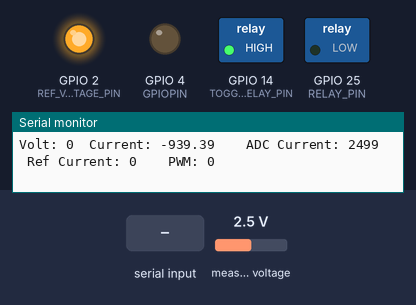
Simulated run of this sketch. Board: ESP32. Shown: switched loads named in the sketch (green lamp = pin HIGH), output pins drawn as LEDs (lit = HIGH), the last lines printed to the serial monitor. Dashed ring = blinking. The inputs (shaded band) are chosen by the test bench; at power-on: measured voltage 2.5 V.

Above: at 0.1 s.
At 1.2 s:
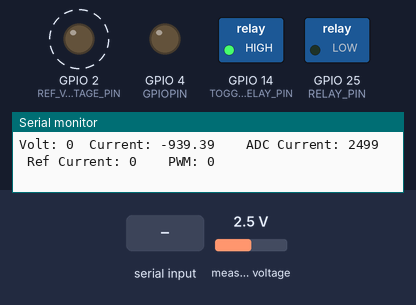
1.3 s: measured voltage set to 0.1 V
4.3 s: "90,45\n" received over Serial
7.3 s: "5\n" received over Serial
10.3 s: measured voltage set to 1.2 V
13.3 s: "30,150\n" received over Serial
Timing chart, 0 to 17.3 s (numbered marks = the images above; inputs shaded):
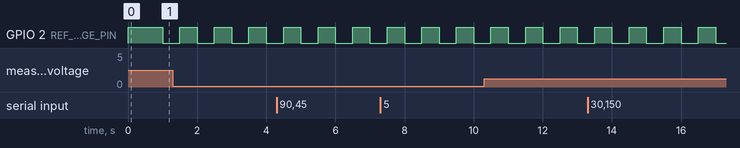

The sketch:

testbench_closedloop_v2.ino
```cpp
#include <Adafruit_ADS1X15.h>

#define CLOSED_LOOP
//#define OPEN_LOOP

Adafruit_ADS1015 ads1015;

int PWM_FREQUENCY = 23000;
int PWM_CHANNEL = 0;
int PWM_RESOUTION = 12;
int GPIOPIN = 4;
int NPNPIN = 17;
int REF_VOLTAGE_PIN = 2;
int RELAY_PIN = 25;
int TOGGLE_RELAY_PIN = 14;

int peweem = 0;
int limitPwm = 1800;
int isRedFlag = 0;

const byte numChars = 32;
char receivedChars[numChars];
boolean newData = false;
volatile byte state = LOW;

/* create a hardware timer */
hw_timer_t *timer = NULL;

/*Interrupt routine for Timer overflow event*/
void IRAM_ATTR onTimer()
{
    state = !state;
    digitalWrite(LED_BUILTIN, state);
}

void setup()
{
    Serial.begin(9600);

    ledcSetup(PWM_CHANNEL, PWM_FREQUENCY, PWM_RESOUTION);
    ledcAttachPin(GPIOPIN, PWM_CHANNEL);
    pinMode(REF_VOLTAGE_PIN, OUTPUT);
    pinMode(LED_BUILTIN, OUTPUT);
    pinMode(RELAY_PIN, OUTPUT);
    pinMode(TOGGLE_RELAY_PIN, OUTPUT);

    digitalWrite(TOGGLE_RELAY_PIN, HIGH);

    digitalWrite(REF_VOLTAGE_PIN, HIGH);

    // timer
    /* Use 1st timer of 4 */
    /* 1 tick take 1/(80MHZ/80) = 1us so we set divider 80 and count up */
    timer = timerBegin(0, 80, true);

    /* Attach onTimer function to our timer */
    timerAttachInterrupt(timer, &onTimer, true);

    /* Set alarm to call onTimer function every second 1 tick is 1us
    => 1 second is 1000000us */
    /* Repeat the alarm (third parameter) */
    timerAlarmWrite(timer, 500000, true);

    /* Start an alarm */
    timerAlarmEnable(timer);
    Serial.println("start timer");

    /* ads init */
    ads1015.begin(0x48);
}

int current;
int temp;
int refCurrent = 0;

int target_current = 600; // mA
int vcc = 5121;           // mV
int qov = vcc / 2;        // mV
int max_current = 20000;  // mA
int readAdc;
int driftVoltage = -1;
float sensitivity = 0.066;
long lastPrint;

void loop()
{
    delay(10);
    /* relay enable */
    int relayPinStatus = digitalRead(TOGGLE_RELAY_PIN);
    if (relayPinStatus == LOW){
        digitalWrite(RELAY_PIN, HIGH);
    }
    else{
        digitalWrite(RELAY_PIN, LOW);
    }

    /* sensing task */
    int readAdcCurrent = ads1015.readADC_SingleEnded(0);
//    int readAdcVoltage = ads1015.readADC_SingleEnded(1);
//    int readAdcTemp = ads1015.readADC_SingleEnded(2);

//    int readAdcCurrent = 0;
    int readAdcVoltage = 0;
    int readAdcTemp = 0;

    int voltage = readAdcVoltage * 3;
    float current = ((float((readAdcCurrent * 3 + driftVoltage)) - qov)) / sensitivity;
    float temperature = ((float((readAdcTemp * 3))) / 10);

    /* read serial */
    static byte ndx = 0;
    char endMarker = '\n';
    char rc;

    while (Serial.available() > 0 && newData == false)
    {
        rc = Serial.read();

        if (rc != endMarker)
        {
            receivedChars[ndx] = rc;
            ndx++;
            if (ndx >= numChars)
            {
                ndx = numChars - 1;
            }
        }
        else
        {
            receivedChars[ndx] = '\0'; // terminate the string
            ndx = 0;
            newData = true;
        }
    }
    // insert serial to variable
    if (newData == true)
    {
        newData = false;
        #ifdef OPEN_LOOP
            peweem = atoi(receivedChars);       // insert serial info to duty cycle
        #endif

        #ifdef CLOSED_LOOP
            refCurrent =  atoi(receivedChars);  // insert serial info to reference current
        #endif

    }

    /* CL current control, berjalan hanya bila relay ON */
    #ifdef CLOSED_LOOP
        if (relayPinStatus == LOW){
            if (current > -100){
                if (current > refCurrent)
                {
                    if (peweem > 0){
                        peweem--;
                    }
                }
                else
                {
                    if (peweem < limitPwm)
                    {
                        peweem++;
                    }
                }
            }
        }
        else{
            peweem = 0;
        }
    #endif

    /* hardlimit & set PWM */
    if (peweem > limitPwm)
    {
        peweem = limitPwm;
    }

    ledcWrite(PWM_CHANNEL, peweem);
    digitalWrite(NPNPIN, LOW);

    /* Serial prints */
    //if (millis() - lastPrint > 500){
        lastPrint = millis();
        Serial.print("Volt: ");
        Serial.print(voltage);
        Serial.print("\tCurrent: ");
        Serial.print(current);


        Serial.print("\t\tADC Current: ");
        Serial.print(readAdcCurrent*3);

        Serial.print("\tRef Current: ");
        Serial.print(refCurrent);

        Serial.print("\t\tPWM: ");
        Serial.println(peweem);
    //}
}
```

Measured:
- by itself, GPIO 2 (REF_VOLTAGE_PIN): alternates HIGH for 0.50 s and LOW for 0.50 s
